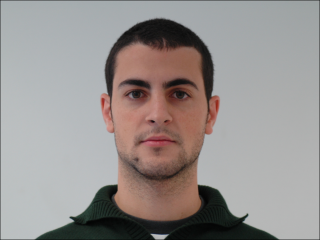
%> input picture CS390s/standard_test_images/standard_test_images/face_good.bmp, 320 x 240 px
$ octave Kha_Nguyen_HW1.m   (GNU Octave 9; MATLAB toolbox functions it lacks are replaced by stand-ins)
%> lines starting %> are read from the running program, lines starting %| are printed output that depends on the picture
clc
clear all
close all


path='./Image_Folder/'; % this is your working path
impath=[ path,'face_good.bmp' ]; % path of the image
im=imread(impath);
%> im is the input picture: size 240x320x3 uint8; mean R, G, B 151.6, 145.9, 144
figure,imshow(im); % you could also try image() imagesc() other image display functions

im_resized=imresize(im,[512,512]); % crop the image to pixel of 512x512
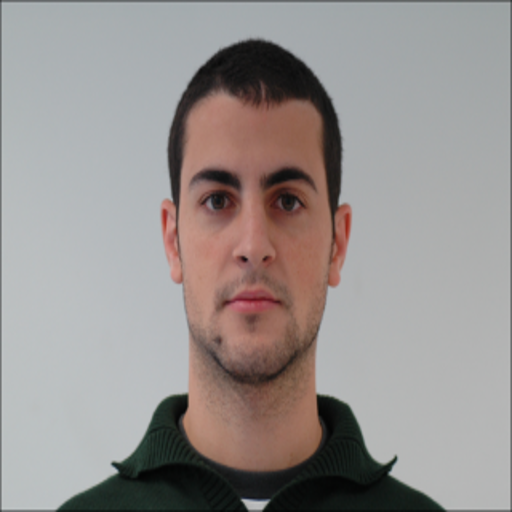
%> im_resized: size 512x512x3 uint8; mean R, G, B 151.5, 145.9, 144

img=rgb2gray(im_resized); % change image to gray scale
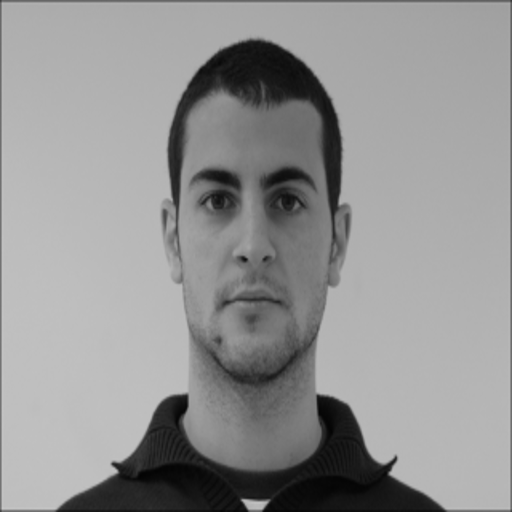
%> img: size 512x512 uint8; min 3, max 197, mean 147.4

for i=1:512
    for j=1:512
        if round(sqrt((i-256)^2+(j-256)^2))< 160 %crop the circle
        img;
        else
            img(i,j) = 0;
        end
    end
end
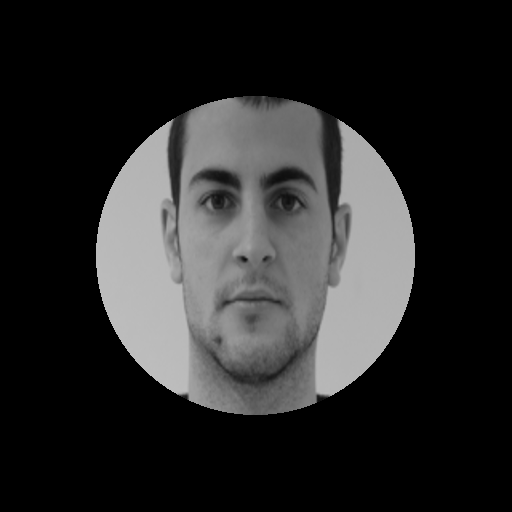
%> img: size 512x512 uint8; min 0, max 190, mean 41.8
figure,imshow(img) %show the finished cropped image
out_impath=[path,'output/','Frost.tif'];% path of the output im
imwrite(img,out_impath);

$ run again, with CS390s/standard_test_images/standard_test_images/face_dark.bmp copied over CS390s/standard_test_images/standard_test_images/face_good.bmp
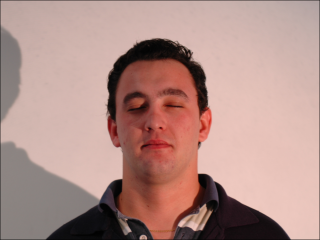
%> input picture CS390s/standard_test_images/standard_test_images/face_dark.bmp, 320 x 240 px
%> im is the input picture: size 240x320x3 uint8; mean R, G, B 177.3, 143.2, 136.4
%> `im_resized=imresize(im,[512,512]);`:
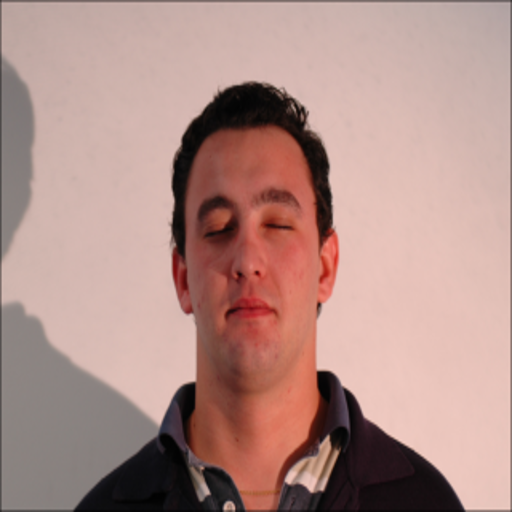
%> im_resized: size 512x512x3 uint8; mean R, G, B 177.3, 143.2, 136.4
%> after the loop `for i=1:512`:
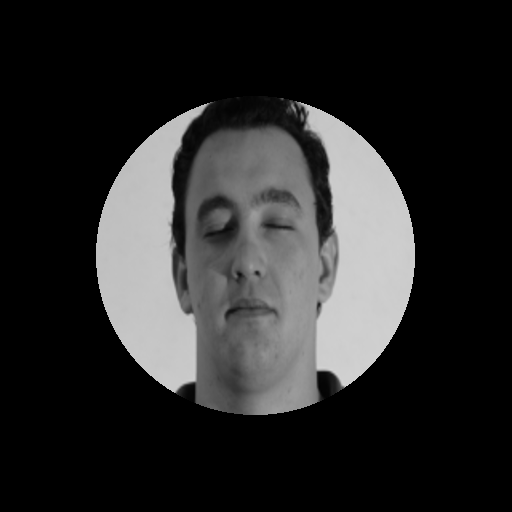
%> img: size 512x512 uint8; min 0, max 213, mean 42.3

$ run again, with CS390s/standard_test_images/standard_test_images/house.bmp copied over CS390s/standard_test_images/standard_test_images/face_good.bmp
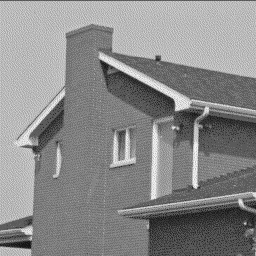
%> input picture CS390s/standard_test_images/standard_test_images/house.bmp, 256 x 256 px
%> im is the input picture: size 256x256 uint8; min 17, max 254, mean 137.8
%> `im_resized=imresize(im,[512,512]);`:
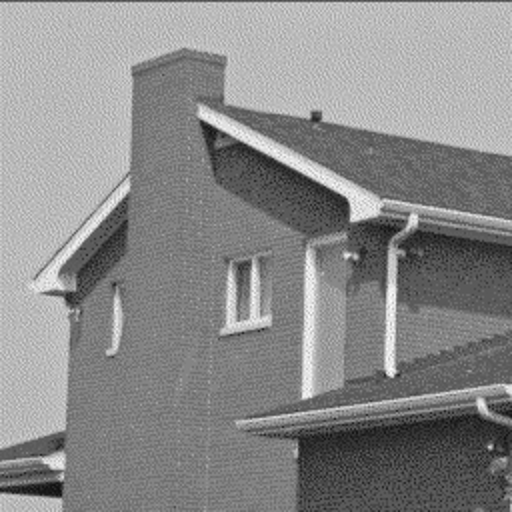
%> im_resized: size 512x512 uint8; min 15, max 253, mean 137.8
%> after the loop `for i=1:512`:
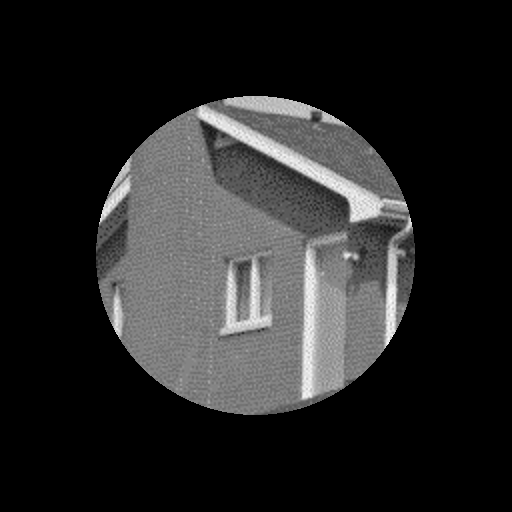
%> img: size 512x512 uint8; min 0, max 253, mean 38.6

$ run again, with CS390s/standard_test_images/standard_test_images/iris.bmp copied over CS390s/standard_test_images/standard_test_images/face_good.bmp
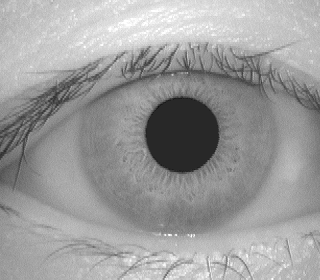
%> input picture CS390s/standard_test_images/standard_test_images/iris.bmp, 320 x 280 px
%> im is the input picture: size 280x320 uint8; min 18, max 255, mean 155.9
%> `im_resized=imresize(im,[512,512]);`:
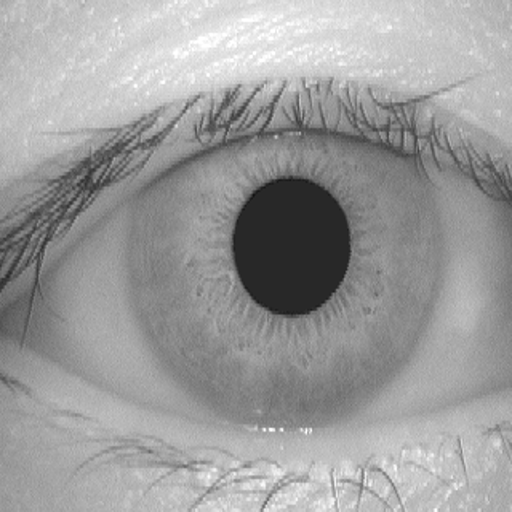
%> im_resized: size 512x512 uint8; min 17, max 255, mean 155.9
%> after the loop `for i=1:512`:
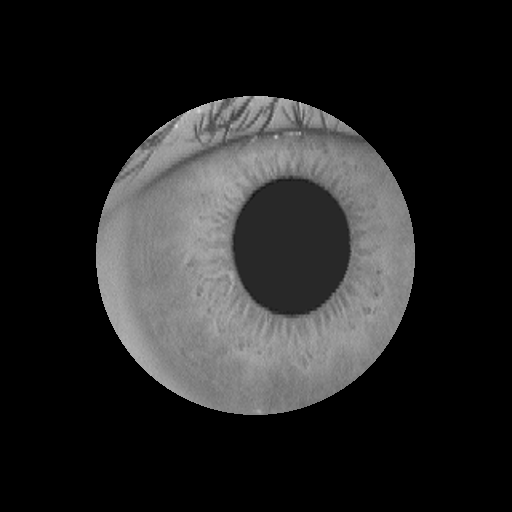
%> img: size 512x512 uint8; min 0, max 222, mean 36.9
